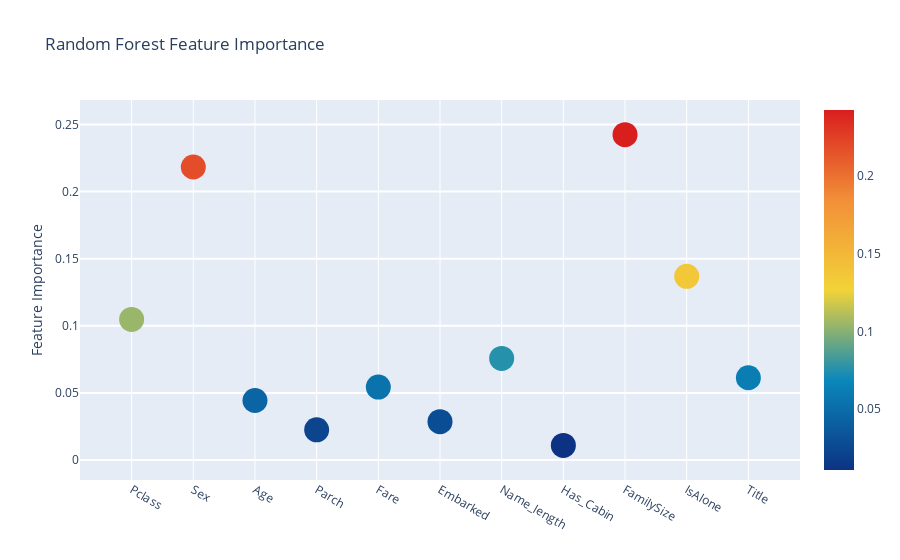
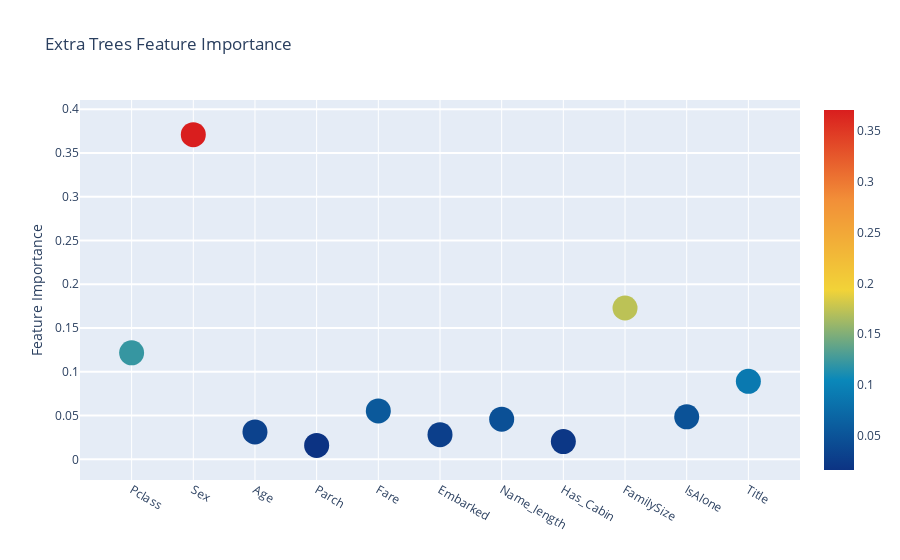
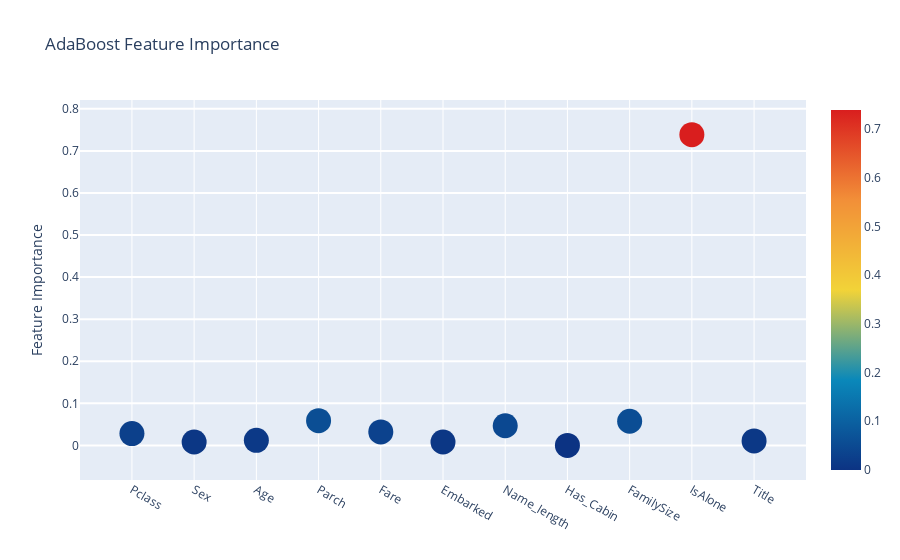
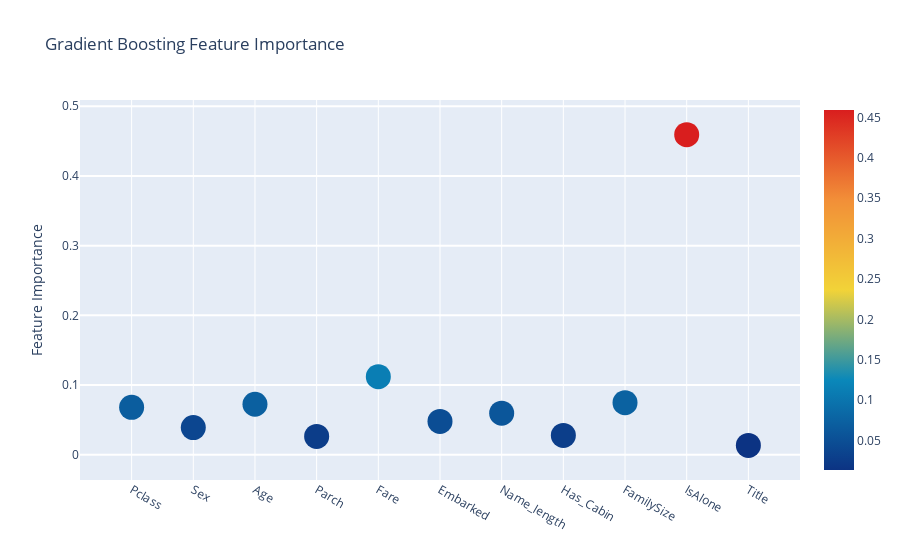

The code cell stored with these charts, in order, in its notebook:
### Markdown cell above
**Interactive feature importances via Plotly scatterplots**

I'll use the interactive Plotly package at this juncture to visualise the feature importances values of the different classifiers  via a plotly scatter plot by calling "Scatter" as follows:

### Code cell
# Scatter plot 
trace = go.Scatter(
    y = feature_dataframe['Random Forest feature importances'].values,
    x = feature_dataframe['features'].values,
    mode='markers',
    marker=dict(
        sizemode = 'diameter',
        sizeref = 1,
        size = 25,
#       size= feature_dataframe['AdaBoost feature importances'].values,
        #color = np.random.randn(500), #set color equal to a variable
        color = feature_dataframe['Random Forest feature importances'].values,
        colorscale='Portland',
        showscale=True
    ),
    text = feature_dataframe['features'].values
)
data = [trace]

layout= go.Layout(
    autosize= True,
    title= 'Random Forest Feature Importance',
    hovermode= 'closest',
#     xaxis= dict(
#         title= 'Pop',
#         ticklen= 5,
#         zeroline= False,
#         gridwidth= 2,
#     ),
    yaxis=dict(
        title= 'Feature Importance',
        ticklen= 5,
        gridwidth= 2
    ),
    showlegend= False
)
fig = go.Figure(data=data, layout=layout)
py.iplot(fig,filename='scatter2010')

# Scatter plot 
trace = go.Scatter(
    y = feature_dataframe['Extra Trees  feature importances'].values,
    x = feature_dataframe['features'].values,
    mode='markers',
    marker=dict(
        sizemode = 'diameter',
        sizeref = 1,
        size = 25,
#       size= feature_dataframe['AdaBoost feature importances'].values,
        #color = np.random.randn(500), #set color equal to a variable
        color = feature_dataframe['Extra Trees  feature importances'].values,
        colorscale='Portland',
        showscale=True
    ),
    text = feature_dataframe['features'].values
)
data = [trace]

layout= go.Layout(
    autosize= True,
    title= 'Extra Trees Feature Importance',
    hovermode= 'closest',
#     xaxis= dict(
#         title= 'Pop',
#         ticklen= 5,
#         zeroline= False,
#         gridwidth= 2,
#     ),
    yaxis=dict(
        title= 'Feature Importance',
        ticklen= 5,
        gridwidth= 2
    ),
    showlegend= False
)
fig = go.Figure(data=data, layout=layout)
py.iplot(fig,filename='scatter2010')

# Scatter plot 
trace = go.Scatter(
    y = feature_dataframe['AdaBoost feature importances'].values,
    x = feature_dataframe['features'].values,
    mode='markers',
    marker=dict(
        sizemode = 'diameter',
        sizeref = 1,
        size = 25,
#       size= feature_dataframe['AdaBoost feature importances'].values,
        #color = np.random.randn(500), #set color equal to a variable
        color = feature_dataframe['AdaBoost feature importances'].values,
        colorscale='Portland',
        showscale=True
    ),
    text = feature_dataframe['features'].values
)
data = [trace]

layout= go.Layout(
    autosize= True,
    title= 'AdaBoost Feature Importance',
    hovermode= 'closest',
#     xaxis= dict(
#         title= 'Pop',
#         ticklen= 5,
#         zeroline= False,
#         gridwidth= 2,
#     ),
    yaxis=dict(
        title= 'Feature Importance',
        ticklen= 5,
        gridwidth= 2
    ),
    showlegend= False
)
fig = go.Figure(data=data, layout=layout)
py.iplot(fig,filename='scatter2010')

# Scatter plot 
trace = go.Scatter(
    y = feature_dataframe['Gradient Boost feature importances'].values,
    x = feature_dataframe['features'].values,
    mode='markers',
    marker=dict(
        sizemode = 'diameter',
        sizeref = 1,
        size = 25,
#       size= feature_dataframe['AdaBoost feature importances'].values,
        #color = np.random.randn(500), #set color equal to a variable
        color = feature_dataframe['Gradient Boost feature importances'].values,
        colorscale='Portland',
        showscale=True
    ),
    text = feature_dataframe['features'].values
)
data = [trace]

layout= go.Layout(
    autosize= True,
    title= 'Gradient Boosting Feature Importance',
    hovermode= 'closest',
#     xaxis= dict(
#         title= 'Pop',
#         ticklen= 5,
#         zeroline= False,
#         gridwidth= 2,
#     ),
    yaxis=dict(
        title= 'Feature Importance',
        ticklen= 5,
        gridwidth= 2
    ),
    showlegend= False
)
fig = go.Figure(data=data, layout=layout)
py.iplot(fig,filename='scatter2010')

### Figure 1 — Plotly figure (JSON) as saved in the notebook; plotly's stock layout.template omitted (floating-point values rounded to 4 significant figures)
{"data": [{"marker": {"color": [0.1047, 0.2184, 0.04433, 0.02249, 0.05433, 0.02854, 0.0757, 0.01088, 0.2425, 0.1369, 0.06128], "colorscale": [[0, "rgb(12,51,131)"], [0.25, "rgb(10,136,186)"], [0.5, "rgb(242,211,56)"], [0.75, "rgb(242,143,56)"], [1, "rgb(217,30,30)"]], "showscale": true, "size": 25, "sizemode": "diameter", "sizeref": 1}, "mode": "markers", "text": ["Pclass", "Sex", "Age", "Parch", "Fare", "Embarked", "Name_length", "Has_Cabin", "FamilySize", "IsAlone", "Title"], "type": "scatter", "x": ["Pclass", "Sex", "Age", "Parch", "Fare", "Embarked", "Name_length", "Has_Cabin", "FamilySize", "IsAlone", "Title"], "y": [0.1047, 0.2184, 0.04433, 0.02249, 0.05433, 0.02854, 0.0757, 0.01088, 0.2425, 0.1369, 0.06128]}], "layout": {"autosize": true, "hovermode": "closest", "showlegend": false, "title": {"text": "Random Forest Feature Importance"}, "xaxis": {"autorange": true, "range": [-0.7509, 10.75], "type": "category"}, "yaxis": {"autorange": true, "gridwidth": 2, "range": [-0.02097, 0.2743], "ticklen": 5, "title": {"text": "Feature Importance"}, "type": "linear"}}}

### Figure 2 — Plotly figure (JSON) as saved in the notebook; plotly's stock layout.template omitted (floating-point values rounded to 4 significant figures)
{"data": [{"marker": {"color": [0.1217, 0.371, 0.0313, 0.01592, 0.05526, 0.02816, 0.0459, 0.0203, 0.1729, 0.04854, 0.0891], "colorscale": [[0, "rgb(12,51,131)"], [0.25, "rgb(10,136,186)"], [0.5, "rgb(242,211,56)"], [0.75, "rgb(242,143,56)"], [1, "rgb(217,30,30)"]], "showscale": true, "size": 25, "sizemode": "diameter", "sizeref": 1}, "mode": "markers", "text": ["Pclass", "Sex", "Age", "Parch", "Fare", "Embarked", "Name_length", "Has_Cabin", "FamilySize", "IsAlone", "Title"], "type": "scatter", "x": ["Pclass", "Sex", "Age", "Parch", "Fare", "Embarked", "Name_length", "Has_Cabin", "FamilySize", "IsAlone", "Title"], "y": [0.1217, 0.371, 0.0313, 0.01592, 0.05526, 0.02816, 0.0459, 0.0203, 0.1729, 0.04854, 0.0891]}], "layout": {"autosize": true, "hovermode": "closest", "showlegend": false, "title": {"text": "Extra Trees Feature Importance"}, "xaxis": {"autorange": true, "range": [-0.7509, 10.75], "type": "category"}, "yaxis": {"autorange": true, "gridwidth": 2, "range": [-0.03292, 0.4198], "ticklen": 5, "title": {"text": "Feature Importance"}, "type": "linear"}}}

### Figure 3 — Plotly figure (JSON) as saved in the notebook; plotly's stock layout.template omitted (floating-point values rounded to 4 significant figures)
{"data": [{"marker": {"color": [0.028, 0.008, 0.012, 0.05867, 0.032, 0.008, 0.04667, 0, 0.05733, 0.7387, 0.01067], "colorscale": [[0, "rgb(12,51,131)"], [0.25, "rgb(10,136,186)"], [0.5, "rgb(242,211,56)"], [0.75, "rgb(242,143,56)"], [1, "rgb(217,30,30)"]], "showscale": true, "size": 25, "sizemode": "diameter", "sizeref": 1}, "mode": "markers", "text": ["Pclass", "Sex", "Age", "Parch", "Fare", "Embarked", "Name_length", "Has_Cabin", "FamilySize", "IsAlone", "Title"], "type": "scatter", "x": ["Pclass", "Sex", "Age", "Parch", "Fare", "Embarked", "Name_length", "Has_Cabin", "FamilySize", "IsAlone", "Title"], "y": [0.028, 0.008, 0.012, 0.05867, 0.032, 0.008, 0.04667, 0, 0.05733, 0.7387, 0.01067]}], "layout": {"autosize": true, "hovermode": "closest", "showlegend": false, "title": {"text": "AdaBoost Feature Importance"}, "xaxis": {"autorange": true, "range": [-0.7498, 10.75], "type": "category"}, "yaxis": {"autorange": true, "gridwidth": 2, "range": [-0.1016, 0.8403], "ticklen": 5, "title": {"text": "Feature Importance"}, "type": "linear"}}}

### Figure 4 — Plotly figure (JSON) as saved in the notebook; plotly's stock layout.template omitted (floating-point values rounded to 4 significant figures)
{"data": [{"marker": {"color": [0.06796, 0.03889, 0.07238, 0.02629, 0.1119, 0.04779, 0.05966, 0.02775, 0.07463, 0.4593, 0.0134], "colorscale": [[0, "rgb(12,51,131)"], [0.25, "rgb(10,136,186)"], [0.5, "rgb(242,211,56)"], [0.75, "rgb(242,143,56)"], [1, "rgb(217,30,30)"]], "showscale": true, "size": 25, "sizemode": "diameter", "sizeref": 1}, "mode": "markers", "text": ["Pclass", "Sex", "Age", "Parch", "Fare", "Embarked", "Name_length", "Has_Cabin", "FamilySize", "IsAlone", "Title"], "type": "scatter", "x": ["Pclass", "Sex", "Age", "Parch", "Fare", "Embarked", "Name_length", "Has_Cabin", "FamilySize", "IsAlone", "Title"], "y": [0.06796, 0.03889, 0.07238, 0.02629, 0.1119, 0.04779, 0.05966, 0.02775, 0.07463, 0.4593, 0.0134]}], "layout": {"autosize": true, "hovermode": "closest", "showlegend": false, "title": {"text": "Gradient Boosting Feature Importance"}, "xaxis": {"autorange": true, "range": [-0.7498, 10.75], "type": "category"}, "yaxis": {"autorange": true, "gridwidth": 2, "range": [-0.04793, 0.5206], "ticklen": 5, "title": {"text": "Feature Importance"}, "type": "linear"}}}
